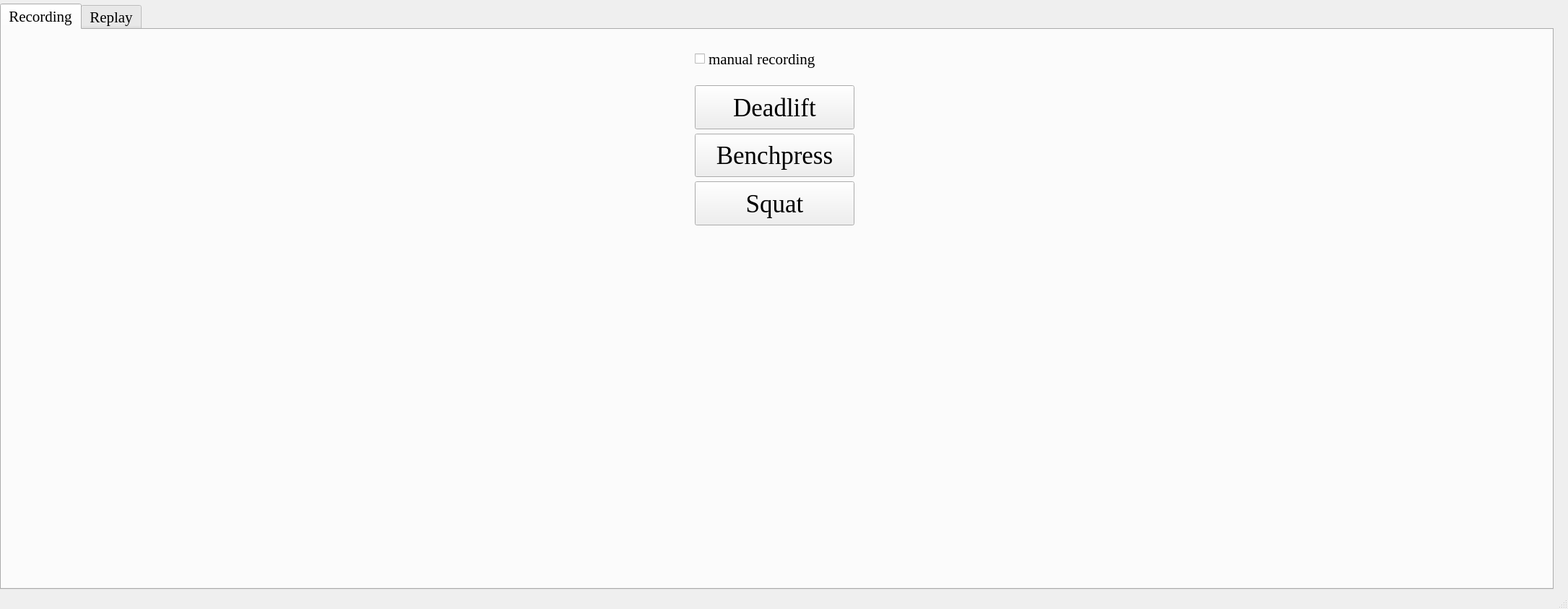
<?xml version="1.0" encoding="UTF-8"?>
<ui version="4.0">
 <class>MainWindow</class>
 <widget class="QMainWindow" name="MainWindow">
  <property name="geometry">
   <rect>
    <x>0</x>
    <y>0</y>
    <width>2171</width>
    <height>843</height>
   </rect>
  </property>
  <property name="sizePolicy">
   <sizepolicy hsizetype="Preferred" vsizetype="Preferred">
    <horstretch>0</horstretch>
    <verstretch>0</verstretch>
   </sizepolicy>
  </property>
  <property name="minimumSize">
   <size>
    <width>1292</width>
    <height>500</height>
   </size>
  </property>
  <property name="windowTitle">
   <string>CATS Webcamviewer</string>
  </property>
  <widget class="QWidget" name="centralwidget">
   <property name="sizePolicy">
    <sizepolicy hsizetype="Expanding" vsizetype="Expanding">
     <horstretch>3</horstretch>
     <verstretch>2</verstretch>
    </sizepolicy>
   </property>
   <property name="maximumSize">
    <size>
     <width>2171</width>
     <height>826</height>
    </size>
   </property>
   <widget class="QWidget" name="verticalLayoutWidget">
    <property name="geometry">
     <rect>
      <x>0</x>
      <y>0</y>
      <width>2171</width>
      <height>821</height>
     </rect>
    </property>
    <layout class="QVBoxLayout" name="verticalLayout">
     <item>
      <widget class="QTabWidget" name="replay_tabWidget">
       <property name="enabled">
        <bool>true</bool>
       </property>
       <property name="sizePolicy">
        <sizepolicy hsizetype="Expanding" vsizetype="Expanding">
         <horstretch>0</horstretch>
         <verstretch>0</verstretch>
        </sizepolicy>
       </property>
       <property name="minimumSize">
        <size>
         <width>2151</width>
         <height>811</height>
        </size>
       </property>
       <property name="maximumSize">
        <size>
         <width>2151</width>
         <height>811</height>
        </size>
       </property>
       <property name="font">
        <font>
         <family>Times New Roman</family>
         <pointsize>16</pointsize>
        </font>
       </property>
       <property name="currentIndex">
        <number>0</number>
       </property>
       <widget class="QWidget" name="Recording_tab">
        <attribute name="title">
         <string>Recording</string>
        </attribute>
        <widget class="QWidget" name="gridLayoutWidget_2">
         <property name="geometry">
          <rect>
           <x>10</x>
           <y>10</y>
           <width>2121</width>
           <height>761</height>
          </rect>
         </property>
         <layout class="QGridLayout" name="grid_Layout_recording">
          <property name="sizeConstraint">
           <enum>QLayout::SetDefaultConstraint</enum>
          </property>
          <property name="leftMargin">
           <number>950</number>
          </property>
          <property name="topMargin">
           <number>0</number>
          </property>
          <property name="rightMargin">
           <number>950</number>
          </property>
          <property name="bottomMargin">
           <number>500</number>
          </property>
          <item row="2" column="0">
           <widget class="QPushButton" name="Benchpress_btn_3">
            <property name="sizePolicy">
             <sizepolicy hsizetype="Expanding" vsizetype="Expanding">
              <horstretch>0</horstretch>
              <verstretch>0</verstretch>
             </sizepolicy>
            </property>
            <property name="font">
             <font>
              <family>Times New Roman</family>
              <pointsize>26</pointsize>
             </font>
            </property>
            <property name="text">
             <string>Benchpress</string>
            </property>
           </widget>
          </item>
          <item row="3" column="0">
           <widget class="QPushButton" name="Squat_btn_3">
            <property name="sizePolicy">
             <sizepolicy hsizetype="Expanding" vsizetype="Expanding">
              <horstretch>0</horstretch>
              <verstretch>0</verstretch>
             </sizepolicy>
            </property>
            <property name="font">
             <font>
              <family>Times New Roman</family>
              <pointsize>26</pointsize>
             </font>
            </property>
            <property name="text">
             <string>Squat</string>
            </property>
           </widget>
          </item>
          <item row="1" column="0">
           <widget class="QPushButton" name="Deadlift_btn_3">
            <property name="sizePolicy">
             <sizepolicy hsizetype="Expanding" vsizetype="Expanding">
              <horstretch>0</horstretch>
              <verstretch>0</verstretch>
             </sizepolicy>
            </property>
            <property name="font">
             <font>
              <family>Times New Roman</family>
              <pointsize>26</pointsize>
             </font>
            </property>
            <property name="autoFillBackground">
             <bool>false</bool>
            </property>
            <property name="text">
             <string>Deadlift</string>
            </property>
           </widget>
          </item>
          <item row="0" column="0">
           <widget class="QCheckBox" name="manual_checkbox">
            <property name="sizePolicy">
             <sizepolicy hsizetype="Expanding" vsizetype="Expanding">
              <horstretch>0</horstretch>
              <verstretch>0</verstretch>
             </sizepolicy>
            </property>
            <property name="text">
             <string>manual recording</string>
            </property>
           </widget>
          </item>
         </layout>
        </widget>
       </widget>
       <widget class="QWidget" name="Replay_tab">
        <attribute name="title">
         <string>Replay</string>
        </attribute>
        <widget class="QLineEdit" name="Vision_lineEdit_5">
         <property name="geometry">
          <rect>
           <x>1713</x>
           <y>580</y>
           <width>406</width>
           <height>38</height>
          </rect>
         </property>
         <property name="font">
          <font>
           <family>Times New Roman</family>
           <pointsize>24</pointsize>
          </font>
         </property>
         <property name="styleSheet">
          <string notr="true">background-color: rgb(255, 255, 255, 0);</string>
         </property>
         <property name="frame">
          <bool>false</bool>
         </property>
         <property name="readOnly">
          <bool>true</bool>
         </property>
        </widget>
        <widget class="QLineEdit" name="Vision_lineEdit_2">
         <property name="geometry">
          <rect>
           <x>434</x>
           <y>580</y>
           <width>406</width>
           <height>38</height>
          </rect>
         </property>
         <property name="font">
          <font>
           <family>Times New Roman</family>
           <pointsize>24</pointsize>
          </font>
         </property>
         <property name="styleSheet">
          <string notr="true">background-color: rgb(255, 255, 255, 0);</string>
         </property>
         <property name="frame">
          <bool>false</bool>
         </property>
         <property name="readOnly">
          <bool>true</bool>
         </property>
        </widget>
        <widget class="QWidget" name="horizontalLayoutWidget">
         <property name="geometry">
          <rect>
           <x>10</x>
           <y>690</y>
           <width>2131</width>
           <height>73</height>
          </rect>
         </property>
         <layout class="QHBoxLayout" name="Play_Controll_horizontalLayout" stretch="0,0,90,5">
          <property name="spacing">
           <number>10</number>
          </property>
          <property name="sizeConstraint">
           <enum>QLayout::SetDefaultConstraint</enum>
          </property>
          <property name="leftMargin">
           <number>5</number>
          </property>
          <property name="rightMargin">
           <number>10</number>
          </property>
          <item>
           <widget class="QToolButton" name="Play_btn">
            <property name="enabled">
             <bool>false</bool>
            </property>
            <property name="sizePolicy">
             <sizepolicy hsizetype="Expanding" vsizetype="Maximum">
              <horstretch>0</horstretch>
              <verstretch>0</verstretch>
             </sizepolicy>
            </property>
            <property name="text">
             <string/>
            </property>
            <property name="autoRaise">
             <bool>false</bool>
            </property>
           </widget>
          </item>
          <item>
           <widget class="QToolButton" name="Stop_btn">
            <property name="enabled">
             <bool>false</bool>
            </property>
            <property name="sizePolicy">
             <sizepolicy hsizetype="Expanding" vsizetype="Maximum">
              <horstretch>0</horstretch>
              <verstretch>0</verstretch>
             </sizepolicy>
            </property>
            <property name="text">
             <string/>
            </property>
            <property name="autoRaise">
             <bool>false</bool>
            </property>
           </widget>
          </item>
          <item>
           <widget class="QSlider" name="Frameslider">
            <property name="enabled">
             <bool>false</bool>
            </property>
            <property name="maximum">
             <number>99</number>
            </property>
            <property name="singleStep">
             <number>1</number>
            </property>
            <property name="pageStep">
             <number>2</number>
            </property>
            <property name="value">
             <number>0</number>
            </property>
            <property name="tracking">
             <bool>true</bool>
            </property>
            <property name="orientation">
             <enum>Qt::Horizontal</enum>
            </property>
           </widget>
          </item>
          <item>
           <widget class="QLineEdit" name="TimeCount_LineEdit">
            <property name="enabled">
             <bool>true</bool>
            </property>
            <property name="sizePolicy">
             <sizepolicy hsizetype="Expanding" vsizetype="Expanding">
              <horstretch>0</horstretch>
              <verstretch>0</verstretch>
             </sizepolicy>
            </property>
            <property name="font">
             <font>
              <family>Times New Roman</family>
              <pointsize>14</pointsize>
              <weight>75</weight>
              <bold>true</bold>
             </font>
            </property>
            <property name="cursor">
             <cursorShape>IBeamCursor</cursorShape>
            </property>
            <property name="mouseTracking">
             <bool>false</bool>
            </property>
            <property name="acceptDrops">
             <bool>true</bool>
            </property>
            <property name="layoutDirection">
             <enum>Qt::LeftToRight</enum>
            </property>
            <property name="autoFillBackground">
             <bool>true</bool>
            </property>
            <property name="styleSheet">
             <string notr="true">background-color: rgb(255, 255, 255, 0);</string>
            </property>
            <property name="frame">
             <bool>false</bool>
            </property>
            <property name="alignment">
             <set>Qt::AlignCenter</set>
            </property>
            <property name="dragEnabled">
             <bool>false</bool>
            </property>
            <property name="readOnly">
             <bool>true</bool>
            </property>
            <property name="placeholderText">
             <string>00:00</string>
            </property>
           </widget>
          </item>
         </layout>
        </widget>
        <widget class="QWidget" name="horizontalLayoutWidget_2">
         <property name="geometry">
          <rect>
           <x>10</x>
           <y>10</y>
           <width>1101</width>
           <height>33</height>
          </rect>
         </property>
         <layout class="QHBoxLayout" name="horizontalLayout_2" stretch="1,1,1,20">
          <item>
           <widget class="QPushButton" name="Deadlift_play_btn">
            <property name="sizePolicy">
             <sizepolicy hsizetype="Expanding" vsizetype="Expanding">
              <horstretch>0</horstretch>
              <verstretch>0</verstretch>
             </sizepolicy>
            </property>
            <property name="text">
             <string>Deadlift</string>
            </property>
           </widget>
          </item>
          <item>
           <widget class="QPushButton" name="Benchpress_play_btn">
            <property name="sizePolicy">
             <sizepolicy hsizetype="Expanding" vsizetype="Expanding">
              <horstretch>0</horstretch>
              <verstretch>0</verstretch>
             </sizepolicy>
            </property>
            <property name="text">
             <string>Benchpress</string>
            </property>
           </widget>
          </item>
          <item>
           <widget class="QPushButton" name="Squat_play_btn">
            <property name="sizePolicy">
             <sizepolicy hsizetype="Expanding" vsizetype="Expanding">
              <horstretch>0</horstretch>
              <verstretch>0</verstretch>
             </sizepolicy>
            </property>
            <property name="text">
             <string>Squat</string>
            </property>
           </widget>
          </item>
          <item>
           <widget class="QComboBox" name="File_comboBox">
            <property name="sizePolicy">
             <sizepolicy hsizetype="Expanding" vsizetype="Expanding">
              <horstretch>0</horstretch>
              <verstretch>0</verstretch>
             </sizepolicy>
            </property>
           </widget>
          </item>
         </layout>
        </widget>
        <widget class="QLineEdit" name="Vision_lineEdit_1">
         <property name="geometry">
          <rect>
           <x>8</x>
           <y>580</y>
           <width>406</width>
           <height>38</height>
          </rect>
         </property>
         <property name="font">
          <font>
           <family>Times New Roman</family>
           <pointsize>24</pointsize>
          </font>
         </property>
         <property name="styleSheet">
          <string notr="true">background-color: rgb(255, 255, 255, 0);</string>
         </property>
         <property name="frame">
          <bool>false</bool>
         </property>
         <property name="dragEnabled">
          <bool>false</bool>
         </property>
         <property name="readOnly">
          <bool>true</bool>
         </property>
         <property name="clearButtonEnabled">
          <bool>false</bool>
         </property>
        </widget>
        <widget class="QLineEdit" name="Vision_lineEdit_4">
         <property name="geometry">
          <rect>
           <x>1287</x>
           <y>580</y>
           <width>406</width>
           <height>38</height>
          </rect>
         </property>
         <property name="font">
          <font>
           <family>Times New Roman</family>
           <pointsize>24</pointsize>
          </font>
         </property>
         <property name="styleSheet">
          <string notr="true">background-color: rgb(255, 255, 255, 0);</string>
         </property>
         <property name="frame">
          <bool>false</bool>
         </property>
         <property name="readOnly">
          <bool>true</bool>
         </property>
        </widget>
        <widget class="QLineEdit" name="Vision_lineEdit_3">
         <property name="geometry">
          <rect>
           <x>860</x>
           <y>580</y>
           <width>407</width>
           <height>38</height>
          </rect>
         </property>
         <property name="font">
          <font>
           <family>Times New Roman</family>
           <pointsize>24</pointsize>
          </font>
         </property>
         <property name="styleSheet">
          <string notr="true">background-color: rgb(255, 255, 255, 0);</string>
         </property>
         <property name="frame">
          <bool>false</bool>
         </property>
         <property name="readOnly">
          <bool>true</bool>
         </property>
        </widget>
        <widget class="QGroupBox" name="play_groupBox">
         <property name="geometry">
          <rect>
           <x>10</x>
           <y>50</y>
           <width>2121</width>
           <height>631</height>
          </rect>
         </property>
         <property name="sizePolicy">
          <sizepolicy hsizetype="Expanding" vsizetype="Expanding">
           <horstretch>0</horstretch>
           <verstretch>0</verstretch>
          </sizepolicy>
         </property>
         <property name="title">
          <string/>
         </property>
        </widget>
       </widget>
      </widget>
     </item>
    </layout>
   </widget>
  </widget>
  <widget class="QStatusBar" name="statusbar"/>
 </widget>
 <resources/>
 <connections/>
</ui>
